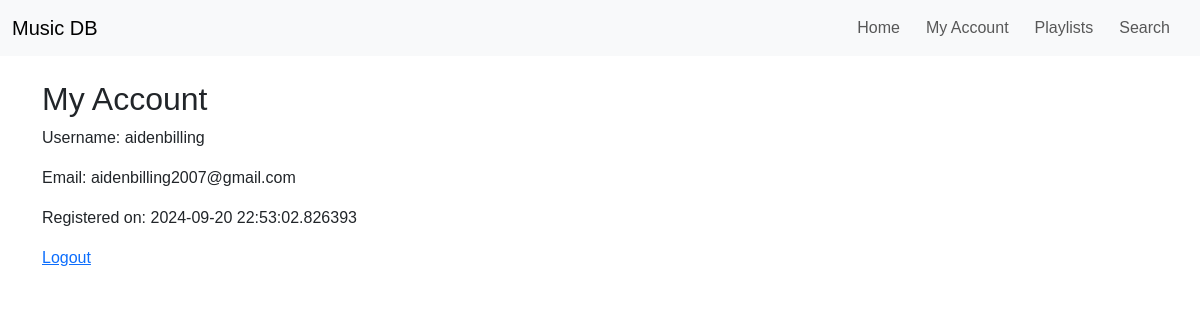
Page /my_account (signed in) on the committed database.
### tables this page shows
CREATE TABLE Users (
    user_id INTEGER PRIMARY KEY AUTOINCREMENT,
    username TEXT NOT NULL,
    email TEXT NOT NULL,
    password TEXT NOT NULL,
    full_name TEXT,
    location TEXT,
    registration_date DATE DEFAULT (datetime('now','localtime')),
    last_login_date DATE
);

### app.py (the view)
@app.route('/my_account')
@login_required
def my_account():
    user_id = session['user_id']
    db = get_db()
    cursor = db.cursor()
    cursor.execute("SELECT * FROM Users WHERE user_id = ?", (user_id,))
    row = cursor.fetchone()
    if row:
        columns = [description[0] for description in cursor.description]
        user = dict(zip(columns, row))
        return render_template('my_account.html', user=user)
    else:
        flash('User not found.', 'error')
        return redirect(url_for('index'))

### app.py (called while the page is built)
@app.template_filter('format_date')
def format_date(value):
    if isinstance(value, datetime.datetime):
        return value.strftime('%Y-%m-%d')
    return value

def login_required(f):
    @wraps(f)
    def decorated_function(*args, **kwargs):
        if not session.get('logged_in'):
            flash('Please log in to access this page.', 'warning')
            return redirect(url_for('login'))
        return f(*args, **kwargs)
    return decorated_function

@app.teardown_appcontext
def teardown_db(exception):
    close_db_connection(exception)

### models.py (called while the page is built)
def get_db():
    if not hasattr(g, 'sqlite_db'):
        g.sqlite_db = sqlite3.connect('database.db')
        g.sqlite_db.row_factory = sqlite3.Row  # Enable dictionary-like cursor
    return g.sqlite_db

def close_db_connection(exception=None):
    db = g.pop('db', None)
    if db is not None:
        db.close()

### templates/my_account.html
{% extends "layout.html" %}
{% block content %}
<h2>My Account</h2>
<p>Username: {{ user.username }}</p>
<p>Email: {{ user.email }}</p>
<p>Registered on: {{ user.registration_date | format_date }}</p>
<a href="{{ url_for('logout') }}">Logout</a>
{% endblock %}

### static/styles.css (style rules this page uses)
body { font-family: Arial, sans-serif; }

### rows in the picture
Users: username "aidenbilling", email "aidenbilling2007@gmail.com", registration_date "2024-09-20 22:53:02.826393"
